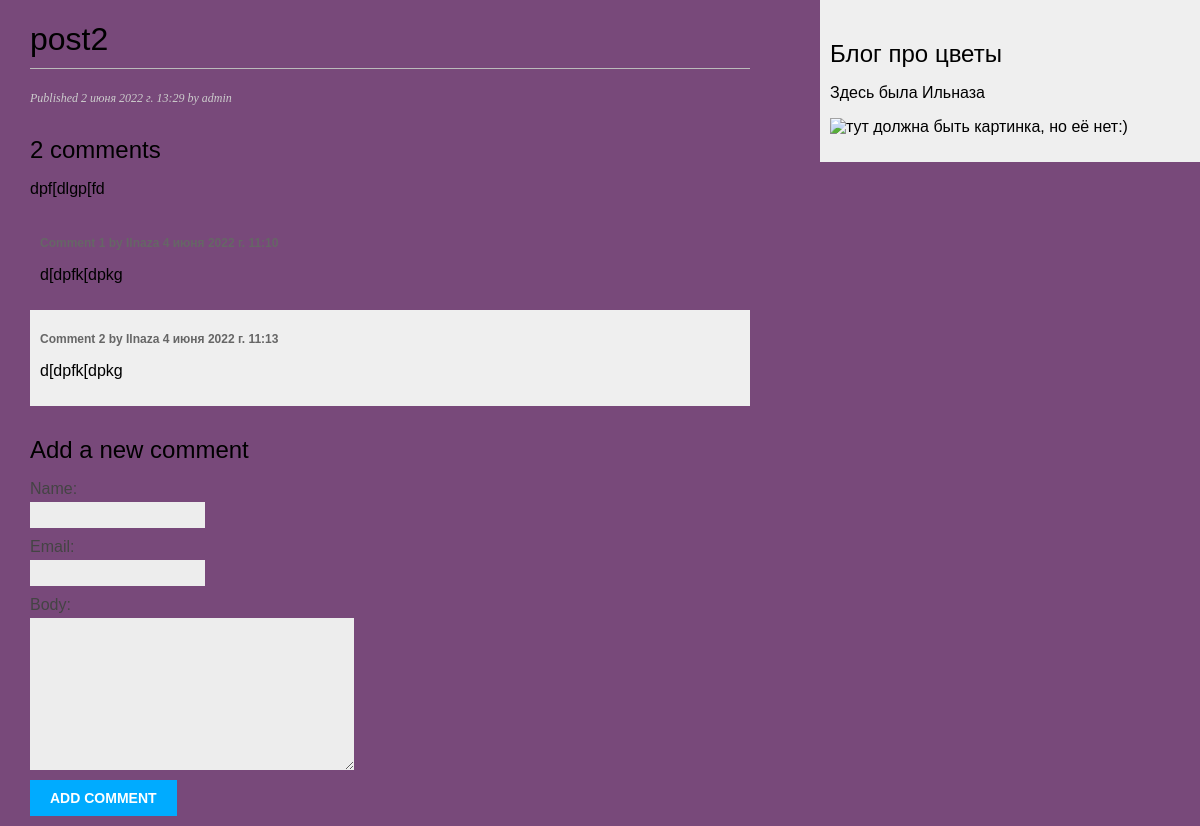
/blog/2/, run on an earlier commit of the app's database.
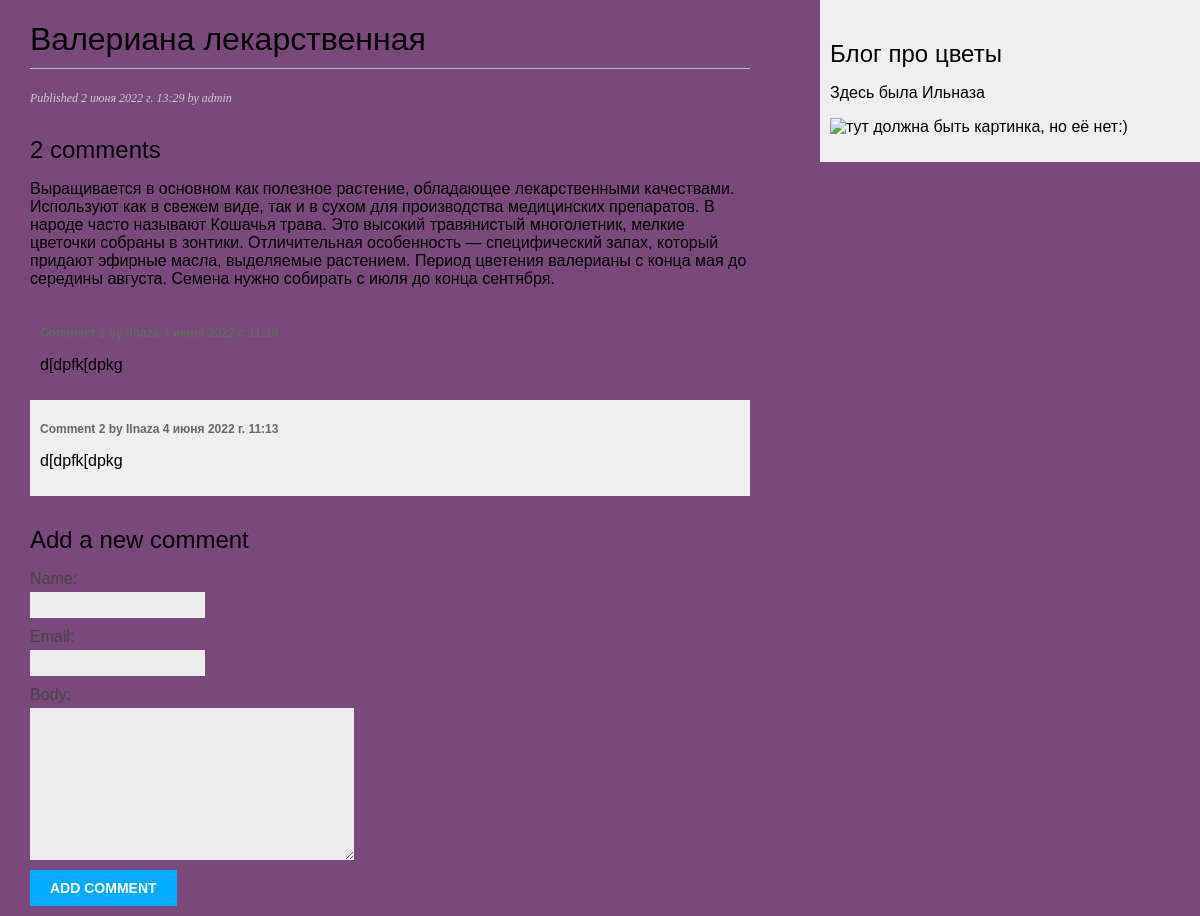
And on a later commit of the database.
### blog/models.py (models this page shows)
class Post(models.Model):
    class Status(models.TextChoices):
        DRAFT = 'DF', 'Draft'
        PUBLISHED = 'PB', 'Published'
    title = models.CharField(max_length=250)
    slug = models.SlugField(max_length=250)
    author = models.ForeignKey(User,
                               on_delete=models.CASCADE,
                               related_name='blog_posts')
    body = models.TextField()
    publish = models.DateTimeField(default=timezone.now)
    created = models.DateTimeField(auto_now_add=True)
    updated = models.DateTimeField(auto_now=True)
    status = models.CharField(max_length=2,
                              choices=Status.choices,
                              default=Status.DRAFT)
    objects = models.Manager() # The default manager.
    published = PublishedManager() # Our custom manager.

### blog/views.py (the view)
# urls.py: path('<int:id>/', views.post_detail, name='post_detail'),
def post_detail(request, id):
    post = get_object_or_404(Post, id=id, status=Post.Status.PUBLISHED)
    comments = post.comments.filter(active=True)
    form = CommentForm()
    return render(request, 'blog/post/detail.html', {'post': post, 'comments': comments,'form': form})

### blog/forms.py
class CommentForm(forms.ModelForm):
    class Meta:
        model = Comment
        fields = ['name', 'email', 'body']

### blog/templates/blog/post/detail.html (shortened to what this page needs)
{% extends "blog/base.html" %}
{% block content %}
  <h1>{{ post.title }}</h1>
  <p class="date">
    Published {{ post.publish }} by {{ post.author }}
  </p>
  {% with comments.count as total_comments %}
	<h2>{{ total_comments }} comment{{ total_comments|pluralize }}</h2>
  {% endwith %}
  {{ post.body|linebreaks }}
{% for comment in comments %}
	<div class="comment">
		<p class="info">
			Comment {{ forloop.counter }} by {{ comment.name }}
			{{ comment.created }}
		</p>
		{{ comment.body|linebreaks }}
	</div>
{% empty %}
 <p>There are no comments yet.</p>
{% endfor %}
<h2>Add a new comment</h2>
	<form action="{% url "blog:post_comment" post.id %}" method="post">
		{{ form.as_p }}
		<p><input type="submit" value="Add comment"></p>
	</form>
{% endblock %}

What changed in the data, as far as the page shows it:
changed Post "admin": title "post2" → "Валериана лекарственная"; body "dpf[dlgp[fd" → "Выращивается в основном как полезное растение, обладающее лекарственными качествами. Используют как в свежем виде, так и в сухом для производства медицинских препаратов. В народе часто называют Кошачья трава. Это высокий травянистый многолетник, мелкие цветочки собраны в зонтики. Отличительная особенность — специфический запах, который придают эфирные масла, выделяемые растением. Период цветения валерианы с конца мая до середины августа. Семена нужно собирать с июля до конца сентября."
